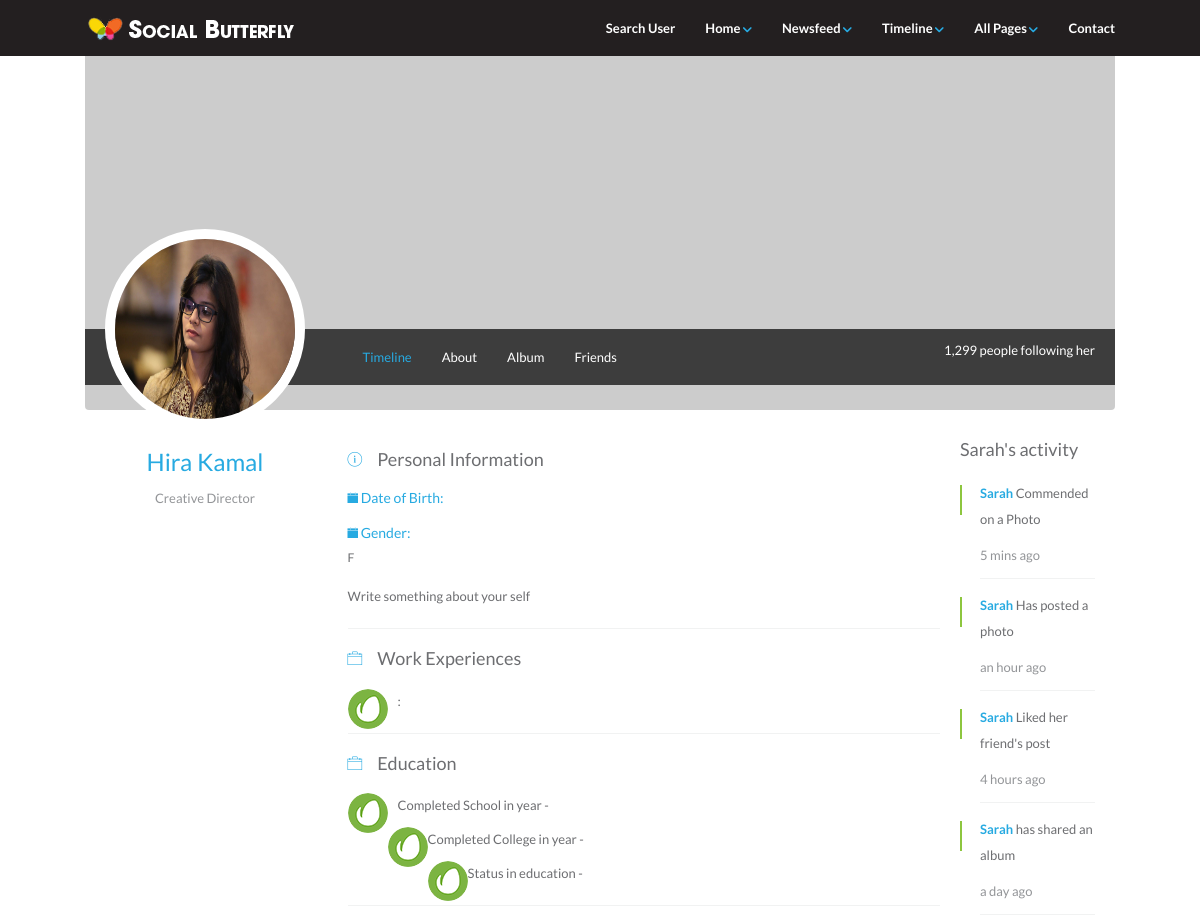
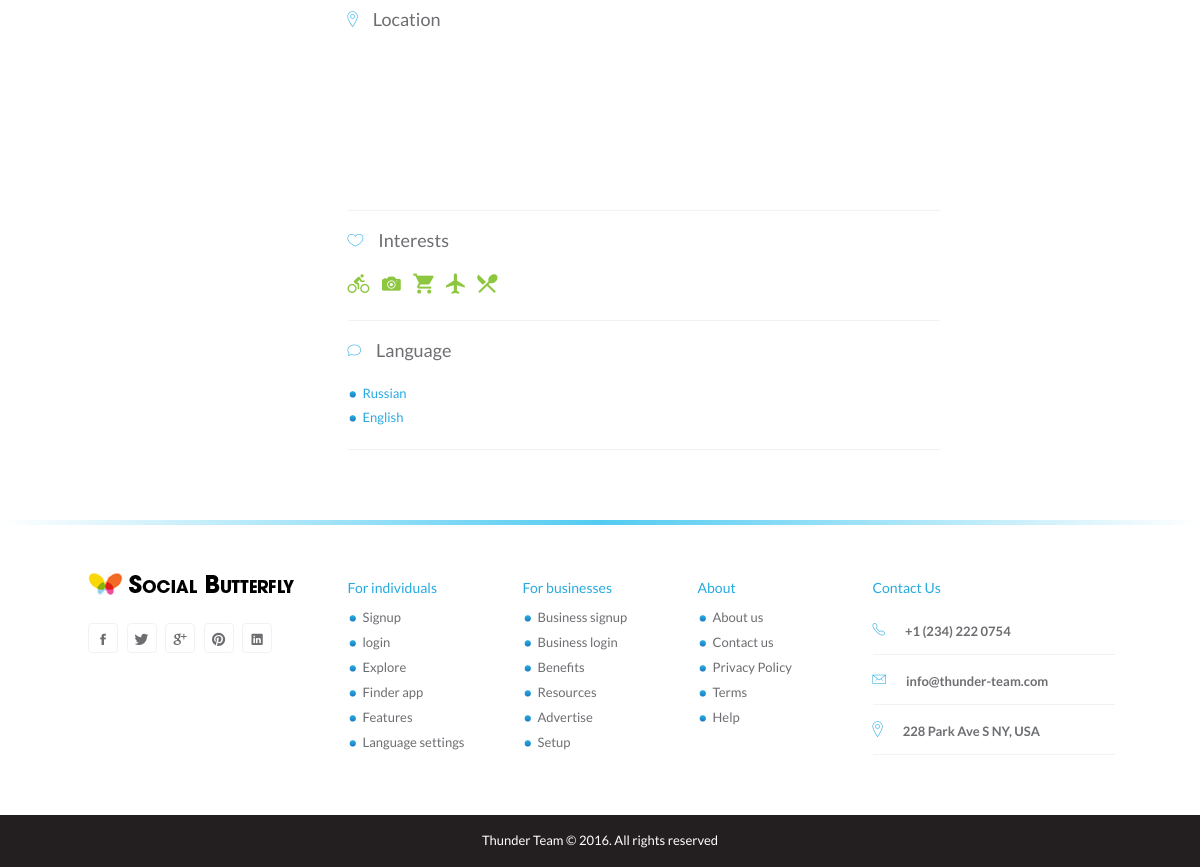
Screenshot of /timeline-about.php (signed in) with the database file from the repository (2 pictures, top to bottom).
### tables this page shows
CREATE TABLE IF NOT EXISTS `users` (
`id` int(10) NOT NULL,
  `fname` varchar(50) NOT NULL,
  `lname` varchar(50) NOT NULL,
  `email` varchar(50) NOT NULL,
  `pass` varchar(20) NOT NULL,
  `dob` text NOT NULL,
  `city` varchar(20) NOT NULL,
  `country` varchar(20) NOT NULL,
  `gender` char(1) NOT NULL,
  `image` text NOT NULL,
  `info` longtext NOT NULL,
  `timestamp` timestamp NOT NULL DEFAULT CURRENT_TIMESTAMP
);

### timeline-about.php (the view, shortened to what this page needs)
<?php
include 'header.php';
?>
<div class="container">
      <div class="timeline">
        <div class="timeline-cover">
          <?php
          include 'tlmenu.php';
          ?>
          <?php
          include 'scripts/DbConnect.php';
          $email = $_SESSION['kuchBhi'];
          $sel = "SELECT * FROM users WHERE email = '$email'";
          $ex_sel = $con->query($sel);
          $data = mysqli_fetch_array($ex_sel);
          $id = $data['id'];
          $info = $data['info'];
          $que = "SELECT * FROM education WHERE UserId='$id'";
          $edu = mysqli_fetch_array($con->query($que));
          $que1 = "SELECT * FROM work WHERE UId='$id'";
          $work = mysqli_fetch_array($con->query($que1));
          ?>
        </div>
        <div id="page-contents">
          <div class="row">
            <div class="col-md-3"></div>
            <div class="col-md-7">
              <div class="about-profile">
                <div class="about-content-block">
                  <h4 class="grey"><i class="ion-ios-information-outline icon-in-title"></i>Personal Information</h4>
                  <h5 class="ion-ios-calendar">  Date of Birth:</h5>
                  <h5 class="ion-ios-calendar"> Gender:</h5>
                  <h6 class="grey" > <?php echo $data['gender']?> </h6>
                  <p><?php echo $info ?></p>
                </div>
                <div class="about-content-block">
                  <h4 class="grey"><i class="ion-ios-briefcase-outline icon-in-title"></i>Work Experiences</h4>
                  <div class="organization">
                    <img src="images/envato.png" alt="" class="pull-left img-org" />
                    <div class="work-info">
                      <p><?php echo $work['pos'];?>: <span class="text-grey"><?php echo $work['city'];?></span></p>
                    </div>
                  </div>
                  </div>
                <div class="about-content-block">
                  <h4 class="grey"><i class="ion-ios-briefcase-outline icon-in-title"></i>Education</h4>
                  <div class="organization">
                    <img src="images/envato.png" alt="" class="pull-left img-org" />
                    <div class="work-info">
                      <p> Completed School in year - <span class="text-grey"><?php echo $edu['syear'];?> </span></p>
                    </div>
                  </div>
                  <div class="organization">
                    <img src="images/envato.png" alt="" class="pull-left img-org" />
                    <div class="work-info">
                      <p> Completed College in year - <span class="text-grey"><?php echo $edu['cyear'];?> </span></p>
                    </div>
                  </div>
                  <div class="organization">
                    <img src="images/envato.png" alt="" class="pull-left img-org" />
                    <div class="work-info">
                      <p> Status in education - <span class="text-grey"><?php echo $edu['uyear'];?> </span></p>
                    </div>
                  </div>
                </div>
                <div class="about-content-block">
                  <h4 class="grey"><i class="ion-ios-location-outline icon-in-title"></i>Location</h4>
                  <div class="google-maps">
                    <div id="map" class="map"></div>
                  </div>
                </div>
                <div class="about-content-block">
                  <h4 class="grey"><i class="ion-ios-heart-outline icon-in-title"></i>Interests</h4>
                  <ul class="interests list-inline">
                    <li><span class="int-icons" title="Bycycle riding"><i class="icon ion-android-bicycle"></i></span></li>
                    <li><span class="int-icons" title="Photography"><i class="icon ion-ios-camera"></i></span></li>
                    <li><span class="int-icons" title="Shopping"><i class="icon ion-android-cart"></i></span></li>
                    <li><span class="int-icons" title="Traveling"><i class="icon ion-android-plane"></i></span></li>
                    <li><span class="int-icons" title="Eating"><i class="icon ion-android-restaurant"></i></span></li>
                  </ul>
                </div>
                <div class="about-content-block">
                  <h4 class="grey"><i class="ion-ios-chatbubble-outline icon-in-title"></i>Language</h4>
                    <ul>
                      <li><a href="">Russian</a></li>
                      <li><a href="">English</a></li>
                    </ul>
                </div>
              </div>
            </div>
            <div class="col-md-2 static">
              <div id="sticky-sidebar">
                <h4 class="grey">Sarah's activity</h4>
                <div class="feed-item">
                  <div class="live-activity">
                    <p><a href="#" class="profile-link">Sarah</a> Commended on a Photo</p>
                    <p class="text-muted">5 mins ago</p>
                  </div>
                </div>
                <div class="feed-item">
                  <div class="live-activity">
                    <p><a href="#" class="profile-link">Sarah</a> Has posted a photo</p>
                    <p class="text-muted">an hour ago</p>
                  </div>
                </div>
                <div class="feed-item">
                  <div class="live-activity">
                    <p><a href="#" class="profile-link">Sarah</a> Liked her friend's post</p>
                    <p class="text-muted">4 hours ago</p>
                  </div>
                </div>
                <div class="feed-item">
                  <div class="live-activity">
                    <p><a href="#" class="profile-link">Sarah</a> has shared an album</p>
                    <p class="text-muted">a day ago</p>
                  </div>
                </div>
              </div>
            </div>
          </div>
        </div>
      </div>
    </div>
<?php
include 'footer.php';
?>

### tlmenu.php (shortened to what this page needs)
<?php
include 'scripts/DbConnect.php';
$email = $_SESSION['kuchBhi'];
$sel = "SELECT * FROM users WHERE email = '$email'";
$ex_sel = $con->query($sel);
$data = mysqli_fetch_array($ex_sel);
$name = $data['fname'] . " " . $data['lname'];
$image= $data['image'];
?>
<div class="timeline-nav-bar hidden-sm hidden-xs">
    <div class="row">
        <div class="col-md-3">
            <div class="profile-info">
                <img src="images/prof/<?php echo $image; ?>" alt="" class="img-responsive profile-photo">
                <h3><?php echo $name ?></h3>
                <p class="text-muted">Creative Director</p>
            </div>
        </div>
        <div class="col-md-9">
            <ul class="list-inline profile-menu">
                <li><a href="timeline.php" class="active">Timeline</a></li>
                <li><a href="timeline-about.php">About</a></li>
                <li><a href="timeline-album.php">Album</a></li>
                <li><a href="timeline-friends.php">Friends</a></li>
            </ul>
            <ul class="follow-me list-inline">
                <li>1,299 people following her</li>
            </ul>
        </div>
    </div>
</div>

### css/style.css (style rules this page uses)
html, body { height: 100%; width: 100%; }
body { font-family: 'Lato', sans-serif; line-height: 26px; color: #6d6e71; font-size: 13px; }
h1, h2, h3, h4, h5, h6 { color: #27aae1; }
h1.grey, h2.grey, h3.grey, h4.grey, h5.grey, h6.grey { color: #6d6e71; margin: 0 auto 20px; }
.profile-link { font-weight: 600; }
.text-muted { color: #939598; }
a { color: #27aae1; }
a, a:active, a:focus { outline: none; }
.container { max-width: 1050px; }
#page-contents { padding: 30px 0 50px; }
img.profile-photo { height: 58px; width: 58px; border-radius: 50%; }
ul { padding-left: 15px; }
ul li { list-style-image: url("../images/bullet.png"); }
.map { width: 100%; height: auto; border: none; }
.static { position: static; }
.post-content img.post-image, video.post-video, .google-maps { width: 100%; height: auto; }
.timeline-cover { background: url("http://placehold.it/1030x360") no-repeat; background-position: center; background-size: cover; min-height: 360px; border-radius: 0 0 4px 4px; position: relative; }
.timeline-cover .timeline-nav-bar { background: rgba(0,0,0, .7); width: 100%; position: absolute; bottom: 25px; }
.timeline-cover .timeline-nav-bar .profile-info { position: absolute; text-align: center; padding: 0 20px; top: -100px; z-index: 999; }
.timeline-cover .timeline-nav-bar .profile-info img.profile-photo { height: 200px; width: 200px; border-radius: 50%; border: 10px solid #fff; }
.timeline-cover .timeline-nav-bar ul.profile-menu { margin: 0; display: table; }
.timeline-cover .timeline-nav-bar .profile-menu li { display: table-cell; vertical-align: middle; padding: 15px 0; }
.timeline-cover .timeline-nav-bar .profile-menu li a { color: #fff; padding: 15px; text-decoration: none; }
.timeline-cover .timeline-nav-bar .profile-menu li a.active { color: #27aae1; }
.timeline-cover .timeline-nav-bar ul.follow-me { margin: 0; position: absolute; right: 15px; top: 2px; }
.timeline-cover .timeline-nav-bar .follow-me li { padding: 6px 15px; color: #fff; }
.feed-item { text-align: left; margin-bottom: 13px; padding: 0 20px; position: relative; }
.feed-item::before { border-left: 2px solid #8dc63f; position: absolute; height: 30px; content: ""; left: 0; top: 5px; }
.feed-item .live-activity { border-bottom: 1px solid #f1f2f2; }
.about-profile { margin-bottom: 20px; }
.about-profile .about-content-block { padding-top: 10px; padding-bottom: 10px; border-bottom: 1px solid #f1f2f2; line-height: 24px; margin-bottom: 10px; }
.about-profile .about-content-block h4 i.icon-in-title { margin-right: 15px; color: #27aae1; }
.about-profile .about-content-block .organization img.img-org { height: 40px; width: 40px; border-radius: 50%; }
.about-profile .about-content-block .organization .work-info { margin-left: 50px; }
.about-profile .about-content-block .google-maps .map { height:150px; }
ul.interests span.int-icons { color: #fff; font-size: 25px; color: #8dc63f; cursor: pointer; }

### rows the page displays
users: image (picture), name "Hira Kamal", gender "F", info "Write something about your self"
